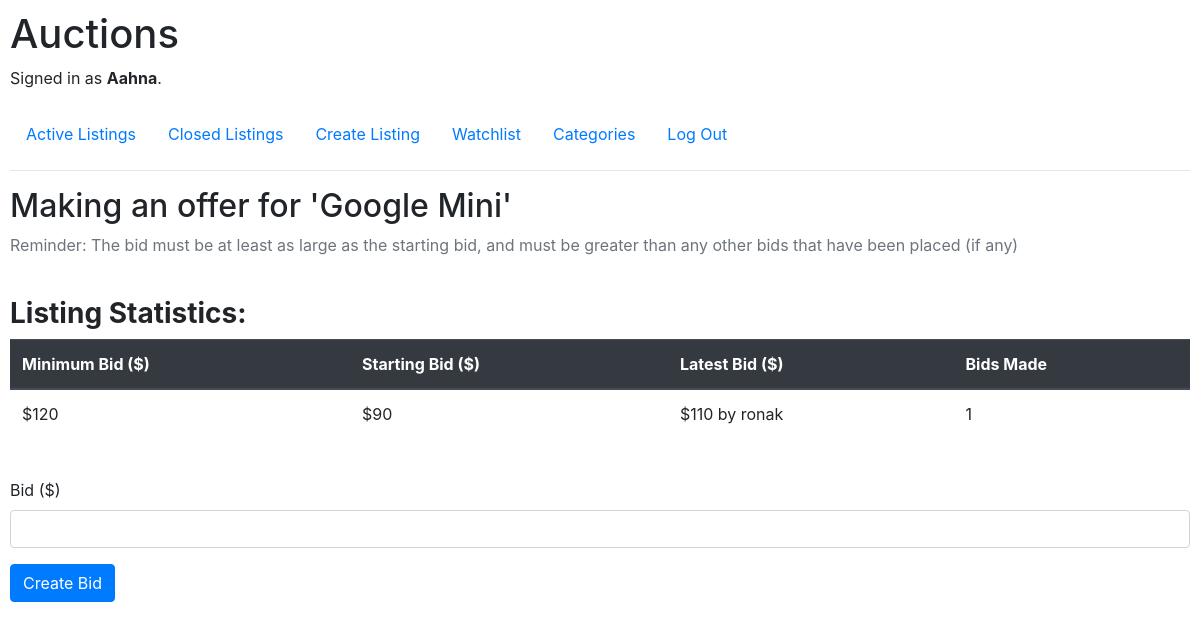
The app's page /make_a_bid/8 (signed in), older data.
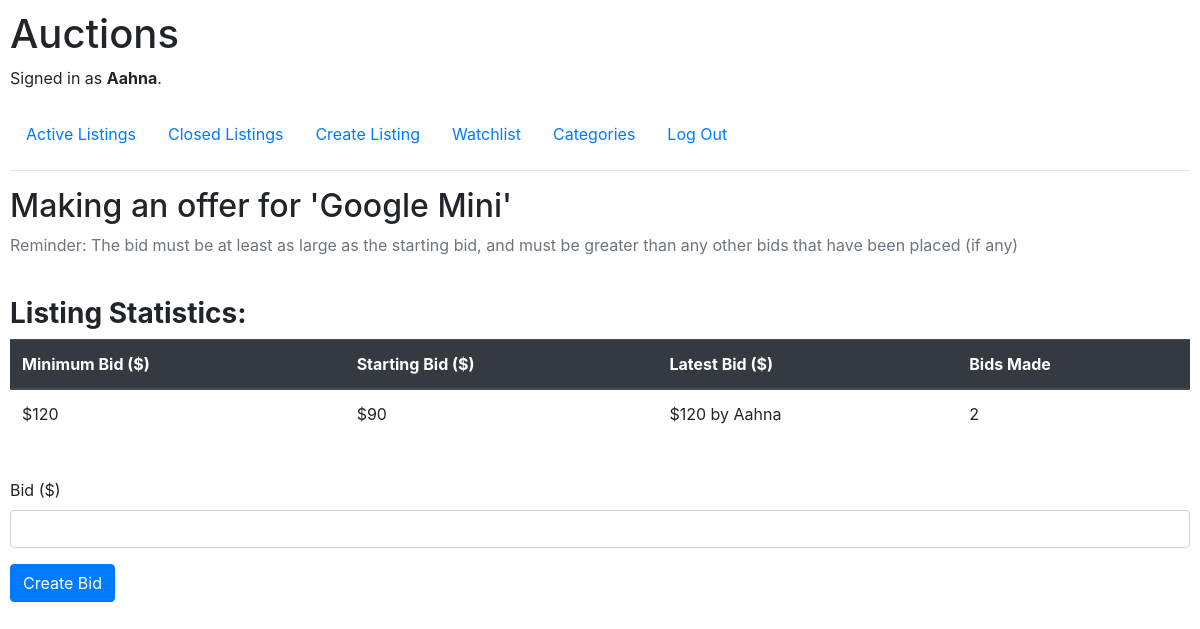
The same page, newer data.
### auctions/models.py (models this page shows, shortened)
class Listing(models.Model):
    CATEGORIES = [
    ('Toys', 'Toys'),
    ('Electronics', 'Electronics'),
    ('Lifestyle', 'Lifestyle'),
    ('Home', 'Home'),
    ('Fashion', 'Fashion'),
    ('Other', 'Other')
    ]
    def validate_image(img):
        avaible_formats = [
            'png',
            'jpeg',
            'jpg',
            ]
        if img:
            img_ext = img.name.split(".")[-1]
            if img.size > 4194304:
                raise ValidationError("Image size must be less than 4MB")
            if img_ext not in avaible_formats:
                raise ValidationError("Image extension is not available")
        return img
    creator = models.ForeignKey('User', on_delete=models.CASCADE, related_name="creator")
    title = models.CharField(max_length=35, blank=False, null=False)
    minimum_bid = models.IntegerField(blank=False, null=True)
    description = models.CharField(blank=True, max_length=1064, null=True)
    starting_bid = models.IntegerField(blank=True, null=True)
    last_bid = models.ForeignKey('Bid', on_delete=models.CASCADE, blank=True, null=True)
    category = models.CharField(max_length=64, blank=True, choices=CATEGORIES)
    image = models.ImageField(
        default='listing-images/default.jpeg',
        upload_to='auctions/files/images',
        validators=[validate_image])
    comments = models.ManyToManyField(Comment, blank=True)
    bid_counter = models.IntegerField(default=0)
    active = models.BooleanField(default=True)
    winner = models.CharField(max_length=64, blank=True, null=True)

class Bid(models.Model):
    user = models.ForeignKey('User', on_delete=models.CASCADE, related_name="user_bid")
    bid = models.IntegerField()
    date_created = models.DateTimeField(auto_now=True)
    auction = models.ForeignKey('Listing', on_delete=models.CASCADE)
    def __str__(self):
        return f"{self.bid} by {self.user}"

class User(AbstractUser):
    pass

### auctions/views.py (the view)
# urls.py: path("make_a_bid/<int:listing_id>", views.make_a_bid, name="make_a_bid"),
@login_required(login_url='/login', redirect_field_name='make_a_bid')
def make_a_bid(request, listing_id):
    listing = Listing.objects.get(id=listing_id)
    user = request.user
    if request.method == "POST":
        bidform = BidForm(request.POST)
        bids = Bid.objects.filter(auction=listing_id).order_by('-bid')
        bid = int(request.POST['bid'])
        if bids:
            current_price = int(bids[0].bid)
        else:
            current_price = int(listing.starting_bid)
        if bid > current_price:
            new_bid = Bid.objects.create(user=user, bid=request.POST['bid'], auction=listing, date_created=date.today())
            listing.bid_counter += 1
            listing.last_bid = new_bid
            listing.save()
            messages.success(request, f"Your bid of ${bid} was made successfully.")
            return render(request, "auctions/listing.html", {
                "listing": listing,
                "comments": Comment.objects.filter(item=listing).order_by('-date_created')
            })
        else:
            messages.error(request, "Please try again.")
            return render(request, "auctions/bid.html", {
                "bid_form": bidform,
                "listing": listing
            })
    else:
        if request.user == listing.creator:
            messages.error(request, "You cannot bid on your own item.")
            return render(request, "auctions/listing.html", {
                "listing": listing,
                "comments": Comment.objects.filter(item=listing).order_by('-date_created')
            })
        return render(request, "auctions/bid.html", {
            "bid_form": BidForm(),
            "listing": listing
        })

### auctions/forms.py
class BidForm(ModelForm):
    class Meta:
        model = Bid
        fields = ['bid']
    widgets = {
        'bid': NumberInput(
            attrs={"class": "form-control", "style": "margin-bottom: 10px"})
    }

### auctions/templates/auctions/bid.html (shortened to what this page needs)
{% extends 'auctions/layout.html' %}
{% load static %}
{% load widget_tweaks %}
{% block body %}
    <div class="overall-layout">
        <h2>Making an offer for '{{ listing.title }}'</h2>
        <p class="text-muted">Reminder: The bid must be at least as large as the starting bid, and must be greater than any other bids that have been placed (if any) </p>
    </div>
    <br>
    <h3><strong>Listing Statistics:</strong></h3>
    <table class="table">
        <thead class="thead-dark">
        <tr>
            <th scope="col">Minimum Bid ($)</th>
            <th scope="col">Starting Bid ($)</th>
            <th scope="col">Latest Bid ($)</th>
            <th scope="col">Bids Made</th>
        </tr>
        </thead>
        <tbody>
        <tr>
            <td>${{listing.minimum_bid}}</td>
            <td>${{listing.starting_bid}}</td>
            {% if listing.last_bid == None %}
                <td>None</td>
            {% else %}
                <td>${{listing.last_bid}}</td>
            {% endif %}
            <td>{{listing.bid_counter}}</td>
        </tr>
        </tbody>
    </table>
    <br>
    <form action= "{% url 'make_a_bid' listing.id %}" method="POST">
        <div class="form-group">
            <label for="selectField" class="form-label">Bid ($)</label>
            {% render_field bid_form.bid class="form-control" type="number" name="bid" placeholder="" %}
        </div>
        <input class="btn btn-primary" type="submit" value="Create Bid">
    </form>
{% endblock body %}

Row changes from the older to the newer data that the page shows:
changed Listing "Google Mini": last_bid "110 by ronak" → "120 by Aahna"; bid_counter "1" → "2"
